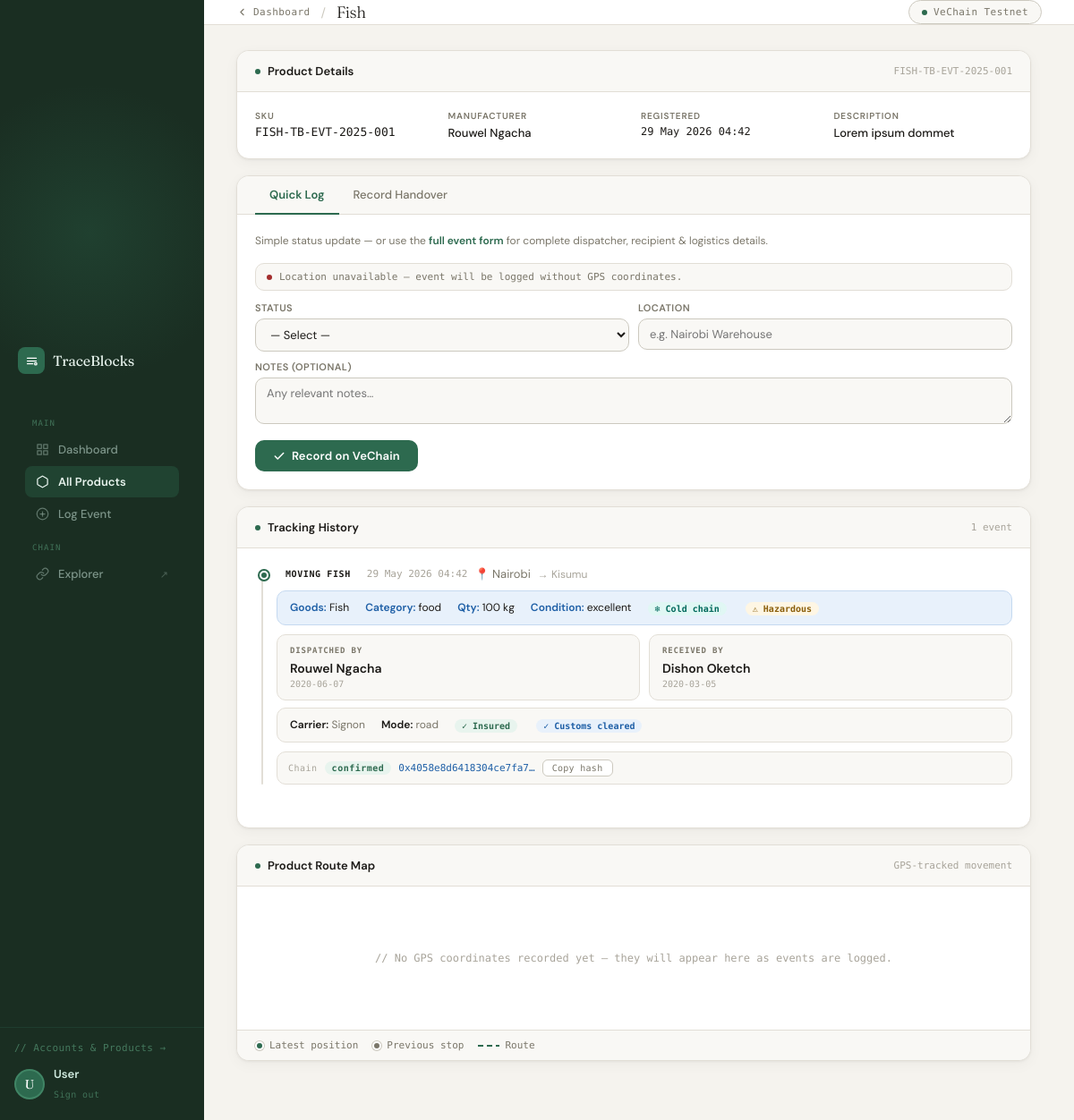
/products/FISH-TB-EVT-2025-001/, run on an earlier commit of the app's database.
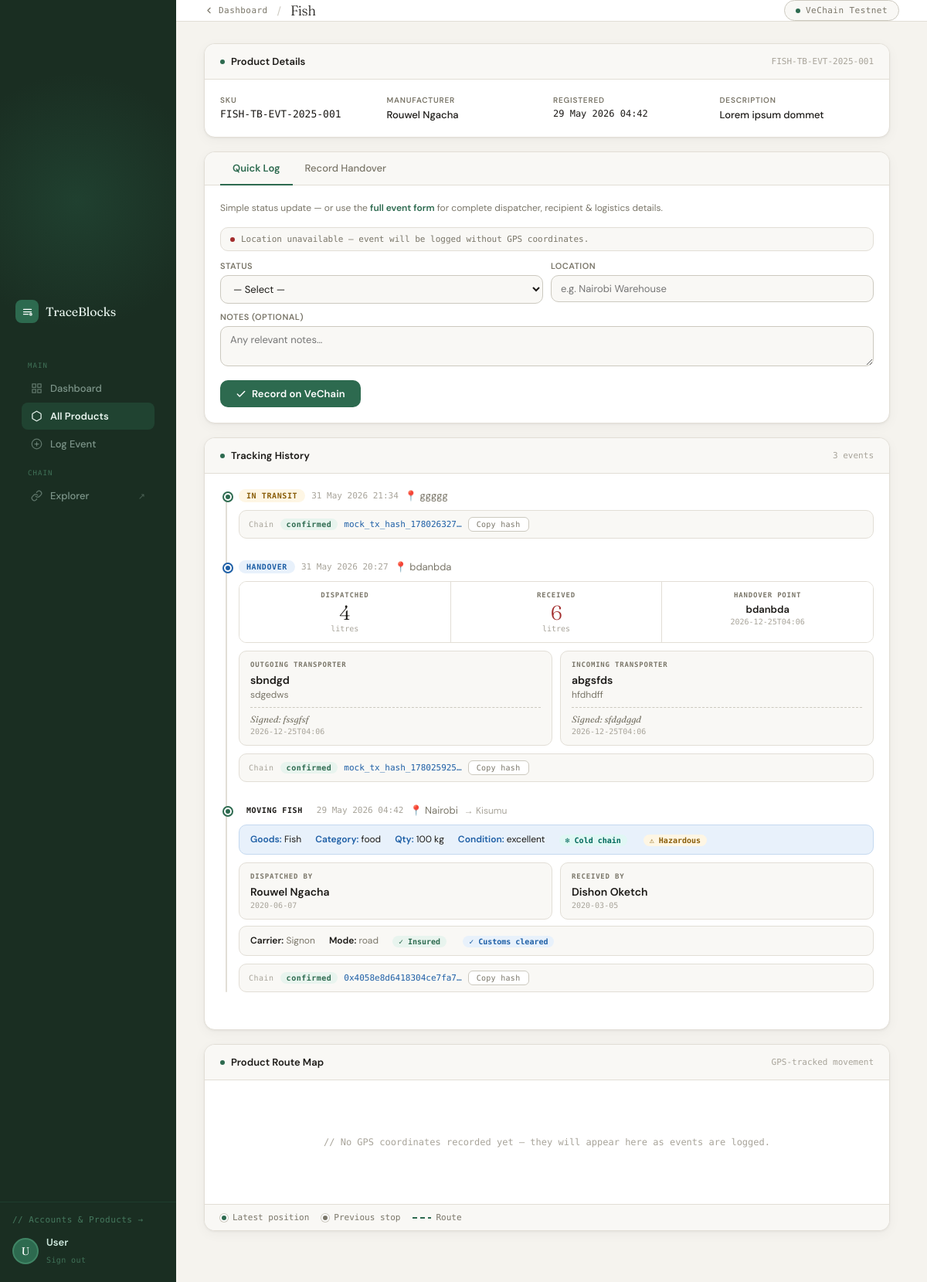
And on a later commit of the database.
### tracker/models.py (models this page shows, shortened)
class Product(models.Model):
    name         = models.CharField(max_length=200)
    sku          = models.CharField(max_length=100, unique=True)
    description  = models.TextField(blank=True)
    manufacturer = models.CharField(max_length=200)
    created_at   = models.DateTimeField(auto_now_add=True)

class TrackingEvent(models.Model):
    STATUS_CHOICES = [
        ("manufactured",     "Manufactured"),
        ("shipped",          "Shipped"),
        ("in_transit",       "In Transit"),
        ("at_hub",           "At Hub"),
        ("out_for_delivery", "Out for Delivery"),
        ("delivered",        "Delivered"),
        ("handover",         "Handover"),
    ]
    product   = models.ForeignKey(Product, on_delete=models.CASCADE, related_name="events")
    status    = models.CharField(max_length=50, choices=STATUS_CHOICES)
    location  = models.CharField(max_length=200)
    notes     = models.TextField(blank=True)
    timestamp = models.DateTimeField(auto_now_add=True)
    tx_id     = models.CharField(max_length=100, blank=True, db_index=True)
    tx_status = models.CharField(max_length=20, default="pending")
    latitude  = models.FloatField(null=True, blank=True)
    longitude = models.FloatField(null=True, blank=True)
    goods_name      = models.CharField(max_length=200, blank=True)
    goods_category  = models.CharField(max_length=100, blank=True)
    quantity        = models.CharField(max_length=50,  blank=True)
    unit_of_measure = models.CharField(max_length=50,  blank=True)
    batch_number    = models.CharField(max_length=100, blank=True)
    goods_condition = models.CharField(max_length=50,  blank=True)
    cold_chain      = models.BooleanField(default=False)
    hazardous       = models.BooleanField(default=False)
    dispatcher_name      = models.CharField(max_length=200, blank=True)
    dispatcher_role      = models.CharField(max_length=200, blank=True)
    dispatcher_signature = models.CharField(max_length=200, blank=True)
    dispatcher_date      = models.CharField(max_length=50,  blank=True)
    recipient_name      = models.CharField(max_length=200, blank=True)
    recipient_role      = models.CharField(max_length=200, blank=True)
    recipient_signature = models.CharField(max_length=200, blank=True)
    recipient_date      = models.CharField(max_length=50,  blank=True)
    carrier_name         = models.CharField(max_length=200, blank=True)
    transport_mode       = models.CharField(max_length=100, blank=True)
    tracking_number      = models.CharField(max_length=100, blank=True)
    destination_location = models.CharField(max_length=200, blank=True)
    vehicle_plate        = models.CharField(max_length=50,  blank=True)
    driver_name          = models.CharField(max_length=200, blank=True)
    insurance_covered    = models.BooleanField(default=False)
    customs_cleared      = models.BooleanField(default=False)
    qty_dispatched       = models.CharField(max_length=50, blank=True)
    qty_received         = models.CharField(max_length=50, blank=True)
    qty_discrepancy_note = models.TextField(blank=True)
    outgoing_transporter = models.CharField(max_length=200, blank=True)
    incoming_transporter = models.CharField(max_length=200, blank=True)
    handover_location    = models.CharField(max_length=200, blank=True)
    handover_datetime    = models.CharField(max_length=50,  blank=True)
    class Meta:
        ordering = ["-timestamp"]

### tracker/views.py (the view)
# urls.py: path("products/<str:sku>/",views.product_detail,name="product_detail"),
def product_detail(request, sku):
    product = get_object_or_404(Product, sku=sku)
    events  = product.events.order_by("-timestamp")
    return render(request, "product_detail.html", {
        "product":        product,
        "events":         events,
        "status_choices": TrackingEvent.STATUS_CHOICES,
    })

### tracker/templates/product_detail.html (shortened to what this page needs)
<!DOCTYPE html>
<html lang="en">
<head>
  <link rel="stylesheet" href="https://unpkg.com/leaflet@1.9.4/dist/leaflet.css" />
</head>
<body>
<div style="display:flex;width:100%;">
  <aside class="sidebar">
    <div class="sidebar-glow"></div>
    <div class="sidebar-top">
      <a href="{% url 'interface' %}" class="logo">
        <div class="logo-mark">
          <svg viewBox="0 0 24 24"><path d="M4 7h16M4 12h16M4 17h10"/><circle cx="19" cy="17" r="2"/></svg>
        </div>
        <span class="logo-name">TraceBlocks</span>
      </a>
      <div class="nav-menu">
        <div class="nav-section-label">Main</div>
        <a href="{% url 'interface' %}" class="nav-item">
          <svg viewBox="0 0 24 24"><rect x="3" y="3" width="7" height="7"/><rect x="14" y="3" width="7" height="7"/><rect x="3" y="14" width="7" height="7"/><rect x="14" y="14" width="7" height="7"/></svg>
          Dashboard
        </a>
        <a href="{% url 'index' %}" class="nav-item active">
          <svg viewBox="0 0 24 24"><path d="M21 16V8a2 2 0 0 0-1-1.73l-7-4a2 2 0 0 0-2 0l-7 4A2 2 0 0 0 3 8v8a2 2 0 0 0 1 1.73l7 4a2 2 0 0 0 2 0l7-4A2 2 0 0 0 21 16z"/></svg>
          All Products
        </a>
        <a href="{% url 'events' %}" class="nav-item">
          <svg viewBox="0 0 24 24"><circle cx="12" cy="12" r="10"/><line x1="12" y1="8" x2="12" y2="16"/><line x1="8" y1="12" x2="16" y2="12"/></svg>
          Log Event
        </a>
        <div class="nav-section-label">Chain</div>
        <a href="https://insight.vecha.in/#/test/" target="_blank" class="nav-item">
          <svg viewBox="0 0 24 24"><path d="M10 13a5 5 0 0 0 7.54.54l3-3a5 5 0 0 0-7.07-7.07l-1.72 1.71"/><path d="M14 11a5 5 0 0 0-7.54-.54l-3 3a5 5 0 0 0 7.07 7.07l1.71-1.71"/></svg>
          Explorer <span class="nav-ext">↗</span>
        </a>
      </div>
    </div>
    <div class="sidebar-footer">
      <a href="{% url 'index' %}" class="accounts-link">// Accounts &amp; Products →</a>
      <div class="user-row">
        <div class="user-avatar" id="avatar-initials">U</div>
        <div class="user-info">
          <span id="display-username">{{ request.user.username|default:"User" }}</span>
          <form method="post" action="{% url 'logout' %}" style="margin:0">
            <button type="submit" class="logout-btn">Sign out</button>
          </form>
        </div>
      </div>
    </div>
  </aside>
  <main class="main-content">
    <header class="topbar">
      <div class="topbar-left">
        <a href="{% url 'interface' %}" class="back-link">
          <svg viewBox="0 0 24 24"><polyline points="15 18 9 12 15 6"/></svg>
          Dashboard
        </a>
        <span class="topbar-divider">/</span>
        <h1 class="topbar-title">{{ product.name }}</h1>
      </div>
      <div class="topbar-right">
        <div class="network-badge">
          <div class="net-dot"></div>
          VeChain Testnet
        </div>
      </div>
    </header>
    <div class="inner">
      <div class="card">
        <div class="card-header">
          <div class="card-title"><div class="card-title-dot"></div>Product Details</div>
          <span style="font-family:var(--font-m);font-size:11px;color:var(--soft);">{{ product.sku }}</span>
        </div>
        <div class="card-body">
          <div class="meta-grid">
            <div class="meta-item">
              <div class="meta-label">SKU</div>
              <div class="meta-value" style="font-family:var(--font-m)">{{ product.sku }}</div>
            </div>
            <div class="meta-item">
              <div class="meta-label">Manufacturer</div>
              <div class="meta-value">{{ product.manufacturer|default:"—" }}</div>
            </div>
            <div class="meta-item">
              <div class="meta-label">Registered</div>
              <div class="meta-value" style="font-family:var(--font-m);font-size:12px">{{ product.created_at|date:"d M Y H:i" }}</div>
            </div>
            {% if product.description %}
            <div class="meta-item">
              <div class="meta-label">Description</div>
              <div class="meta-value">{{ product.description }}</div>
            </div>
            {% endif %}
          </div>
        </div>
      </div>
      <div class="card">
        <div class="tabs">
          <button class="tab-btn active" onclick="switchTab('quick', this)">Quick Log</button>
          <button class="tab-btn" onclick="switchTab('handover', this)">Record Handover</button>
        </div>
        <div id="tab-quick" class="tab-pane active">
          <p class="form-hint">
            Simple status update — or use the
            <a href="{% url 'events' %}">full event form</a>
            for complete dispatcher, recipient &amp; logistics details.
          </p>
          <div class="gps-status acquiring" id="quick-gps-strip">
            <div class="gps-dot"></div>
            <span id="quick-gps-text">Acquiring GPS location…</span>
          </div>
          <form method="post" action="{% url 'add_event' product.sku %}">
            <div class="form-row">
              <div class="form-field">
                <label>Status</label>
                <select name="status" required>
                  <option value="">— Select —</option>
                </select>
              </div>
              <div class="form-field">
                <label>Location</label>
                <input name="location" placeholder="e.g. Nairobi Warehouse" required>
              </div>
            </div>
            <div class="form-row">
              <div class="form-field">
                <label>Notes (optional)</label>
                <textarea name="notes" rows="2" placeholder="Any relevant notes…"></textarea>
              </div>
            </div>
            <button type="submit" class="btn-primary">
              <svg viewBox="0 0 24 24"><polyline points="20 6 9 17 4 12"/></svg>
              Record on VeChain
            </button>
          </form>
        </div>
      </div>
      <div class="card">
        <div class="card-header">
          <div class="card-title"><div class="card-title-dot"></div>Tracking History</div>
          {% if events %}<span style="font-family:var(--font-m);font-size:11px;color:var(--soft);">{{ events|length }} event{{ events|length|pluralize }}</span>{% endif %}
        </div>
        <div class="card-body">
          {% if events %}
          <div class="timeline">
            {% for e in events %}
            <div class="event {% if e.status == 'handover' %}is-handover{% endif %}" id="event-{{ e.id }}">
              <div class="event-header">
                <span class="badge badge-{{ e.status }}">{{ e.get_status_display }}</span>
                <span class="event-time">{{ e.timestamp|date:"d M Y H:i" }}</span>
                <span class="event-loc">📍 {{ e.location }}</span>
                {% if e.destination_location %}
                <span class="event-dest">→ {{ e.destination_location }}</span>
                {% endif %}
              </div>
              {% if e.status == "handover" %}
              <div class="handover-qty">
                <div class="qty-cell">
                  <div class="qty-label">Dispatched</div>
                  <div class="qty-value">{{ e.qty_dispatched|default:"—" }}</div>
                  <div class="qty-unit">{{ e.unit_of_measure }}</div>
                </div>
                <div class="qty-cell">
                  <div class="qty-label">Received</div>
                  <div class="qty-value {% if e.qty_dispatched and e.qty_received and e.qty_dispatched != e.qty_received %}discrepancy{% endif %}">
                    {{ e.qty_received|default:"—" }}
                  </div>
                  <div class="qty-unit">{{ e.unit_of_measure }}</div>
                </div>
                {% if e.handover_location %}
                <div class="qty-cell">
                  <div class="qty-label">Handover point</div>
                  <div style="font-size:13px;font-weight:600;color:var(--text)">{{ e.handover_location }}</div>
                  {% if e.handover_datetime %}<div class="qty-unit">{{ e.handover_datetime }}</div>{% endif %}
                </div>
                {% endif %}
              </div>
              {% endif %}
              {% if e.status != "handover" and e.goods_name or e.quantity %}
              <div class="goods-strip">
                {% if e.goods_name %}<span><strong>Goods:</strong> {{ e.goods_name }}</span>{% endif %}
                {% if e.goods_category %}<span><strong>Category:</strong> {{ e.goods_category }}</span>{% endif %}
                {% if e.quantity %}<span><strong>Qty:</strong> {{ e.quantity }} {{ e.unit_of_measure }}</span>{% endif %}
                {% if e.goods_condition %}<span><strong>Condition:</strong> {{ e.goods_condition }}</span>{% endif %}
                {% if e.cold_chain %}<span class="flag flag-cold">❄ Cold chain</span>{% endif %}
                {% if e.hazardous  %}<span class="flag flag-hazard">⚠ Hazardous</span>{% endif %}
              </div>
              {% endif %}
              {% if e.dispatcher_name or e.recipient_name %}
              <div class="accountability">
                {% if e.dispatcher_name %}
                <div class="party">
                  <div class="party-title">{% if e.status == "handover" %}Outgoing transporter{% else %}Dispatched by{% endif %}</div>
                  <div class="party-name">{{ e.dispatcher_name }}</div>
                  {% if e.dispatcher_role %}<div class="party-role">{{ e.dispatcher_role }}</div>{% endif %}
                  {% if e.dispatcher_signature %}<div class="party-sig">Signed: {{ e.dispatcher_signature }}</div>{% endif %}
                  {% if e.dispatcher_date %}<div class="party-date">{{ e.dispatcher_date }}</div>{% endif %}
                </div>
                {% endif %}
                {% if e.recipient_name %}
                <div class="party">
                  <div class="party-title">{% if e.status == "handover" %}Incoming transporter{% else %}Received by{% endif %}</div>
                  <div class="party-name">{{ e.recipient_name }}</div>
                  {% if e.recipient_role %}<div class="party-role">{{ e.recipient_role }}</div>{% endif %}
                  {% if e.recipient_signature %}<div class="party-sig">Signed: {{ e.recipient_signature }}</div>{% endif %}
                  {% if e.recipient_date %}<div class="party-date">{{ e.recipient_date }}</div>{% endif %}
                </div>
                {% endif %}
              </div>
              {% endif %}
              {% if e.carrier_name or e.transport_mode or e.driver_name %}
              <div class="logistics-strip">
                {% if e.carrier_name %}<span><strong>Carrier:</strong> {{ e.carrier_name }}</span>{% endif %}
                {% if e.transport_mode %}<span><strong>Mode:</strong> {{ e.transport_mode }}</span>{% endif %}
                {% if e.insurance_covered %}<span class="flag flag-insured">✓ Insured</span>{% endif %}
                {% if e.customs_cleared   %}<span class="flag flag-customs">✓ Customs cleared</span>{% endif %}
              </div>
              {% endif %}
              <div class="tx-row">
                {% if e.tx_id %}
                  <span class="tx-label">Chain</span>
                  <span class="tx-status-badge tx-{{ e.tx_status }}" id="status-{{ e.id }}">{{ e.tx_status }}</span>
                  <a href="https://insight.vecha.in/#/test/txs/{{ e.tx_id }}" target="_blank" rel="noopener" class="tx-hash-link">
                    {{ e.tx_id|slice:":22" }}…
                  </a>
                  <button class="copy-btn" onclick="copyHash('{{ e.tx_id }}', this)">Copy hash</button>
                {% else %}
                  <span class="tx-not-recorded">Not recorded on chain</span>
                {% endif %}
              </div>
            </div>
            {% endfor %}
          </div>
          {% else %}
          <p class="empty-state">// No events recorded yet.</p>
          {% endif %}
        </div>
      </div>
      {% if events %}
      <div class="card">
        <div class="card-header">
          <div class="card-title"><div class="card-title-dot"></div>Product Route Map</div>
          <span style="font-family:var(--font-m);font-size:11px;color:var(--soft);">GPS-tracked movement</span>
        </div>
        {% with gps_count=0 %}
        <div id="route-map"></div>
        {% endwith %}
        <div class="map-legend">
          <div class="legend-item">
            <div class="legend-dot" style="background:#2D6A4F;"></div>
            Latest position
          </div>
          <div class="legend-item">
            <div class="legend-dot" style="background:#7A7669;"></div>
            Previous stop
          </div>
          <div class="legend-item">
            <div class="legend-line"></div>
            Route
          </div>
        </div>
      </div>
      {% endif %}
    </div>
  </main>
</div>
</body>
</html>

What changed in the data, as far as the page shows it:
added TrackingEvent: status "IN TRANSIT", timestamp "31 May 2026 21:34", location "ggggg", tx_status "confirmed", tx_id "mock_tx_hash_178026327"
added TrackingEvent: status "HANDOVER", timestamp "31 May 2026 20:27", location "bdanbda", qty_dispatched "4", unit_of_measure "litres", qty_received "6", handover_location "bdanbda", handover_datetime "2026-12-25T04:06", shows "OUTGOING TRANSPORTER", dispatcher_name "sbndgd", dispatcher_role "sdgedws", dispatcher_signature "fssgfsf", dispatcher_date "2026-12-25T04:06", shows "INCOMING TRANSPORTER", recipient_name "abgsfds", recipient_role "hfdhdff", recipient_signature "sfdgdggd", recipient_date "2026-12-25T04:06", tx_status "confirmed", tx_id "mock_tx_hash_178025925"
Also different on the page:
{{ events|length }}: "1" → "3"
